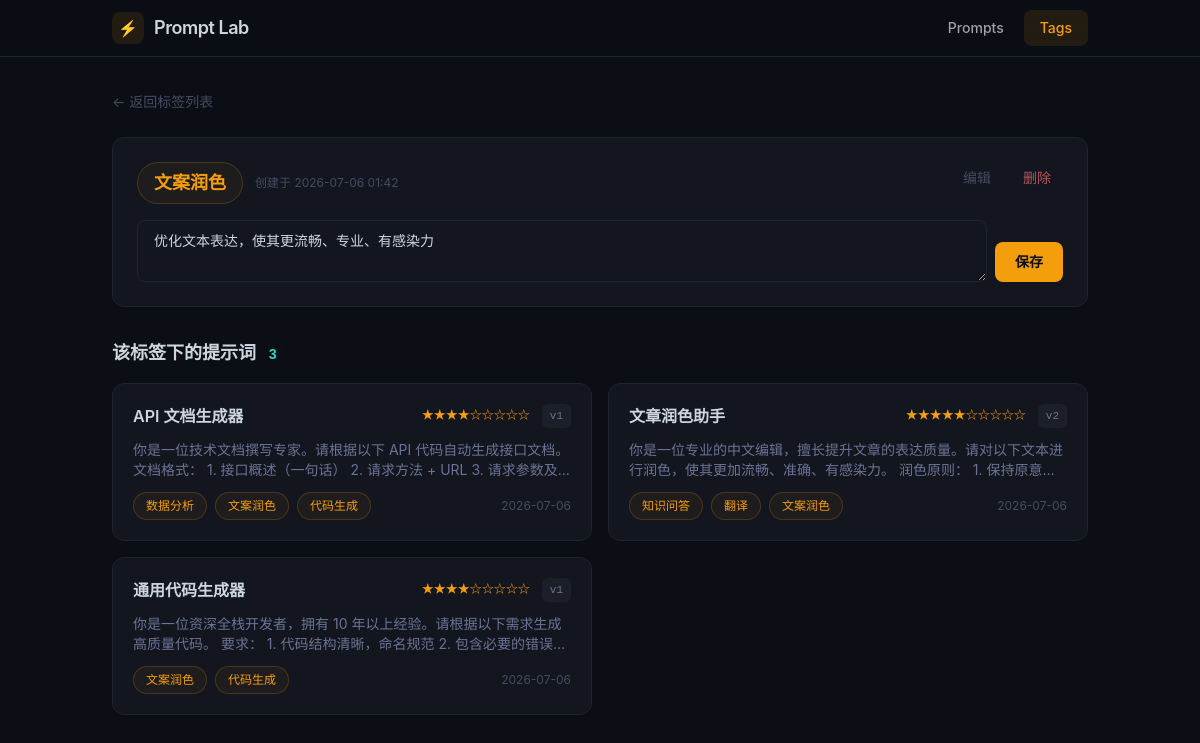
The page /tags/10/ on the database its author committed.
### prompts/models.py (models this page shows, shortened)
class Tag(models.Model):
    title = models.CharField(max_length=100, validators=[validate_not_blank])
    notes = models.TextField(validators=[validate_not_blank])
    created_at = models.DateTimeField(auto_now_add=True)
    updated_at = models.DateTimeField(auto_now=True)
    class Meta:
        ordering = ["-updated_at"]

class Prompt(models.Model):
    title = models.CharField(max_length=100, validators=[validate_not_blank])
    content = models.TextField(validators=[validate_not_blank])
    notes = models.TextField(validators=[validate_not_blank])
    tags = models.ManyToManyField(Tag, blank=True, related_name="prompts")
    version = models.CharField(max_length=50, blank=True, default="")
    rating = models.IntegerField(null=True, blank=True, choices=[(i, str(i)) for i in range(1, 6)])
    created_at = models.DateTimeField(auto_now_add=True)
    updated_at = models.DateTimeField(auto_now=True)
    class Meta:
        ordering = ["-updated_at"]

### prompts/views.py (the view)
# urls.py: path("tags/<int:pk>/", views.tag_detail, name="tag_detail"),
def tag_detail(request, pk):
    tag = get_object_or_404(Tag, pk=pk)
    prompts = tag.prompts.prefetch_related("tags").all()
    return render(request, "prompts/tag_detail.html", {"tag": tag, "prompts": prompts})

### prompts/templates/prompts/tag_detail.html (shortened to what this page needs)
{% extends "prompts/base.html" %}
{% block content %}
<div class="mb-6">
  <a href="{% url 'tag_list' %}" class="text-sm text-text-dim hover:text-text-muted">← 返回标签列表</a>
</div>
<div class="card mb-8 p-6">
  <div class="mb-4 flex items-start justify-between gap-4">
    <div class="flex items-center gap-3">
      <span class="rounded-full border border-amber-400/20 bg-amber-400/5 px-4 py-1.5 text-lg font-semibold text-amber-400">{{ tag.title }}</span>
      <span class="text-xs text-text-dim">创建于 {{ tag.created_at|date:"Y-m-d H:i" }}</span>
    </div>
    <div class="flex shrink-0 items-center gap-2">
      <a href="{% url 'tag_edit' tag.pk %}" class="rounded-lg px-3 py-1.5 text-sm font-medium text-text-dim hover:text-text">编辑</a>
      <a href="{% url 'tag_delete' tag.pk %}" class="rounded-lg px-3 py-1.5 text-sm font-medium text-danger/70 hover:text-danger">删除</a>
    </div>
  </div>
  <form method="POST" action="{% url 'tag_edit_notes' tag.pk %}">
    <div class="flex gap-2">
      <textarea name="notes" rows="2" class="flex-1 px-4 py-2.5 text-sm resize-y">{{ tag.notes }}</textarea>
      <button type="submit" class="self-end btn-primary text-sm">保存</button>
    </div>
  </form>
</div>
<h3 class="mb-4 text-lg font-semibold">
  该标签下的提示词
  {% if prompts %}<span class="ml-2 font-mono text-sm text-teal">{{ prompts|length }}</span>{% endif %}
</h3>
{% if prompts %}
  <div class="grid gap-4 grid-cols-[repeat(auto-fill,minmax(min(100%,420px),1fr))]">
    {% for p in prompts %}
      <a href="{% url 'prompt_detail' p.pk %}" class="card group block p-5 no-underline">
        <div class="mb-3 flex items-start justify-between gap-4">
          <h3 class="truncate text-base font-semibold text-text group-hover:text-amber-400">{{ p.title }}</h3>
          <div class="flex shrink-0 items-center gap-3 text-sm">
            {% if p.rating %}<span class="text-amber-400 font-mono text-xs">
              {% for _ in "x"|rjust:p.rating %}★{% endfor %}{% with ''|center:5 as s %}{% for _ in s|slice:":-p.rating"|default:"" %}☆{% endfor %}{% endwith %}
            </span>{% endif %}
            {% if p.version %}<span class="rounded-md bg-white/[0.04] px-2 py-0.5 font-mono text-[11px] text-text-muted">{{ p.version }}</span>{% endif %}
          </div>
        </div>
        <p class="mb-3 line-clamp-2 text-sm text-text-muted">{{ p.content|truncatechars:200 }}</p>
        <div class="flex flex-wrap items-center gap-2">
          {% for t in p.tags.all %}<span class="tag-badge">{{ t.title }}</span>{% endfor %}
          <span class="ml-auto text-xs text-text-dim">{{ p.updated_at|date:"Y-m-d" }}</span>
        </div>
      </a>
    {% endfor %}
  </div>
{% else %}
  <div class="py-16 text-center">
    <p class="text-text-muted">该标签下还没有提示词</p>
    <a href="{% url 'prompt_create' %}" class="mt-3 inline-flex items-center gap-1.5 text-amber-400 hover:underline">+ 创建提示词并添加此标签</a>
  </div>
{% endif %}
{% endblock %}

### prompts/templates/prompts/base.html (style rules this page uses)
body { background-color: #0b0e14; color: #cdd6e0; font-family: 'Inter', system-ui, -apple-system, sans-serif; }
.card { background: #13161f; border: 1px solid #1e2330; border-radius: 0.75rem; }
input, textarea, select { background: #13161f; border: 1px solid #1e2330; color: #cdd6e0; border-radius: 0.5rem; }
.btn-primary { background: #f59e0b; color: #0b0e14; font-weight: 600; border-radius: 0.5rem; padding: 0.625rem 1.25rem; }
.tag-badge { display: inline-flex; align-items: center; border: 1px solid rgba(245,158,11,0.2); background: rgba(245,158,11,0.05); color: #f59e0b; border-radius: 9999px; padding: 0.25rem 0.75rem; font-size: 0.75rem; }

### rows shown on the page
Tag: title "文案润色", created_at "2026-07-06 01:42", notes "优化文本表达，使其更流畅、专业、有感染力"
Prompt: title "API 文档生成器", rating 4 (drawn), version "v1", content "你是一位技术文档撰写专家。请根据以下 API 代码自动生成接口文档。 文档格式： 1. 接口概述（一句话） 2. 请求方法 + URL…", updated_at "2026-07-06"
Tag: title "数据分析"
Tag: title "代码生成"
Prompt: title "文章润色助手", rating 5 (drawn), version "v2", content "你是一位专业的中文编辑，擅长提升文章的表达质量。请对以下文本进行润色，使其更加流畅、准确、有感染力。 润色原则：…", updated_at "2026-07-06"
Tag: title "知识问答"
Tag: title "翻译"
Prompt: title "通用代码生成器", rating 4 (drawn), version "v1", content "你是一位资深全栈开发者，拥有 10 年以上经验。请根据以下需求生成高质量代码。 要求： 1. 代码结构清晰，命名规范…", updated_at "2026-07-06"

### other values the page prints
{{ prompts|length }} "3"
